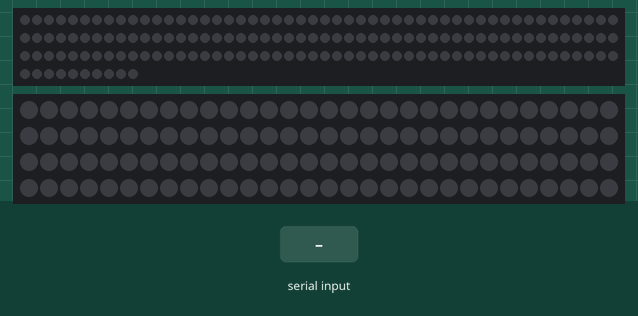
A sketch run on a simulated Arduino Uno, built with avr-gcc and run on an emulated ATmega328P. Shown: 160 RGB LEDs in strip order, left to right, continuing on the next row, 120 RGB LEDs in strip order, left to right, continuing on the next row. Inputs (shaded band) come from the test bench. Dim RGB values are drawn brighter than linear; what the sketch prints to the serial monitor is not drawn.

Above: at 1.2 s.
1.3 s: "r" received over Serial
At 2.5 s:
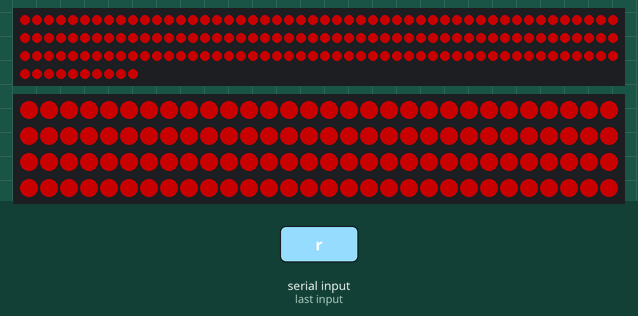
2.8 s: "g" received over Serial
At 3.9 s:
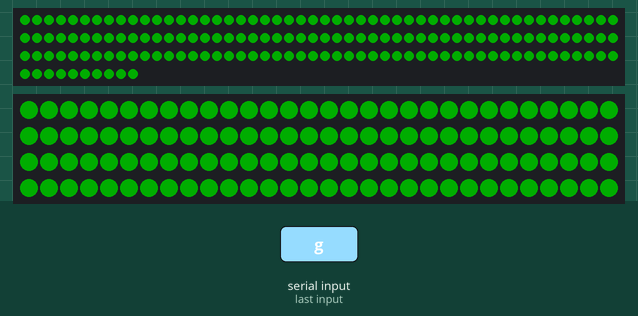
4.3 s: "a" received over Serial
At 5.0 s:
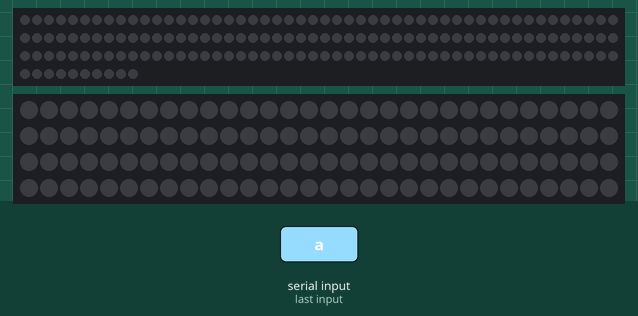
Timing chart, 0 to 7.3 s (numbered marks = the images above; inputs shaded):
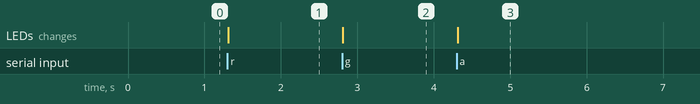

The sketch:

Merged_Type1.ino
```cpp
/**
 * 2025 RG EXPO Code (Merge ver) Type 1
 * Components
 * 1. 2x LED Strip

 * Scenario
 * 1. Send '6' when received 'q' (Query for MCU type)
 * 2. Turn all LED strip to RED when receive 'r'
 * 3. Turn all LED strip to GREEN when recive 'g'
 * 4. Turn all LED strip off when receive 'a'
 */

#include <FastLED.h>

#define MY_TYPE 6

// Pin Configuration
// TODO: FIX THIS PINOUT TO REAL PIN
#define DUMMY_PIN   999
#define PIN_LED_STRIP_1 9
#define PIN_LED_STRIP_2 10

// LED Strip Related
#define NUM_LEDS_STRIP_1        160     // LED 개수
#define NUM_LEDS_STRIP_2        120     // LED 개수
#define NUM_LEDS_TOTAL          (NUM_LEDS_STRIP_1 + NUM_LEDS_STRIP_2)

#define LED_TYPE                WS2812B // LED 타입
#define COLOR_ORDER             GRB     // 색상 순서

#define LED_DEFAULT_BRIGHTNESS  100

#define LED_COLOR_OFF           0
#define LED_COLOR_RED           1
#define LED_COLOR_GREEN         2
CRGB leds[NUM_LEDS_TOTAL];

void led_set_color(uint8_t color, uint8_t brightness);

void setup() {
  // LED Strip Setup
  FastLED.addLeds<LED_TYPE, PIN_LED_STRIP_1, COLOR_ORDER>(leds, NUM_LEDS_STRIP_1);
  FastLED.addLeds<LED_TYPE, PIN_LED_STRIP_2, COLOR_ORDER>(leds, NUM_LEDS_STRIP_2);
  // UART Setup
  Serial.begin(115200);
  Serial.println(MY_TYPE);
}

void loop() {
  char input;
  if(Serial.available()) {
    input = Serial.read();
    switch (input) {
      case 'r': // LED Strip to RED
        led_set_color(LED_COLOR_RED, LED_DEFAULT_BRIGHTNESS);
        break;
      case 'g': // LED Strip to Green
        led_set_color(LED_COLOR_GREEN, LED_DEFAULT_BRIGHTNESS);
        break;
      case 'a': // LED Strip off
        led_set_color(LED_COLOR_OFF, LED_DEFAULT_BRIGHTNESS);
        break;
      case 'q': // Type query -> Send type number
        Serial.println(MY_TYPE);
        break;
      default:
        break;
    }
  }
}

/**
 * Led color update
 */
void led_set_color(uint8_t color, uint8_t brightness)
{
  FastLED.setBrightness(brightness);
  switch (color) {
    case LED_COLOR_RED:
      for(uint16_t i = 0; i < NUM_LEDS_TOTAL; i++) {
        leds[i] = CRGB::Red;
      }
      break;
    case LED_COLOR_GREEN:
      for(uint16_t i = 0; i < NUM_LEDS_TOTAL; i++) {
        leds[i] = CRGB::Green;
      }
      break;
    case LED_COLOR_OFF:
      for(uint16_t i = 0; i < NUM_LEDS_TOTAL; i++) {
        leds[i] = CRGB::Black;
      }
      break;
    default:
      break;
  }
  FastLED.show();
}
```

Measured:
- after the input at 1.3 s, the LEDs: change at once (image 1)
- after the input at 2.8 s, the LEDs: change at once (image 2)
- after the input at 4.3 s, the LEDs: change at once (image 3)
